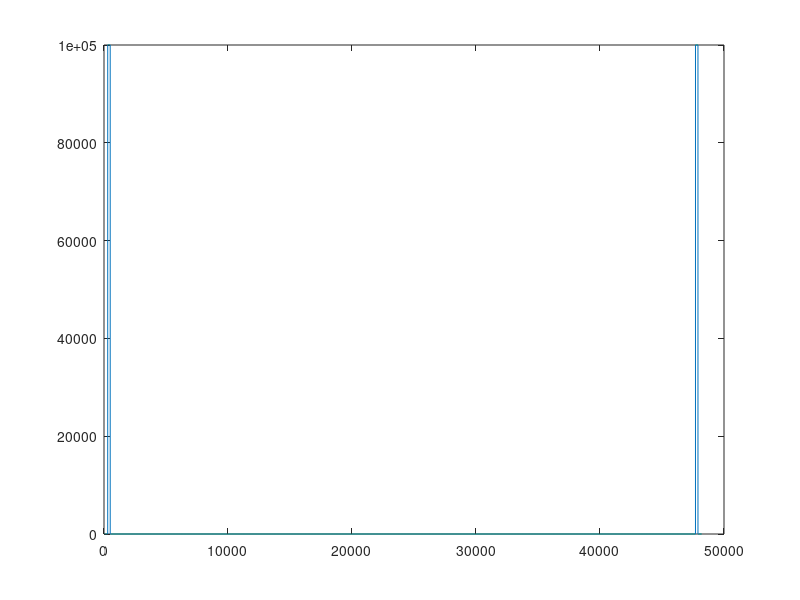
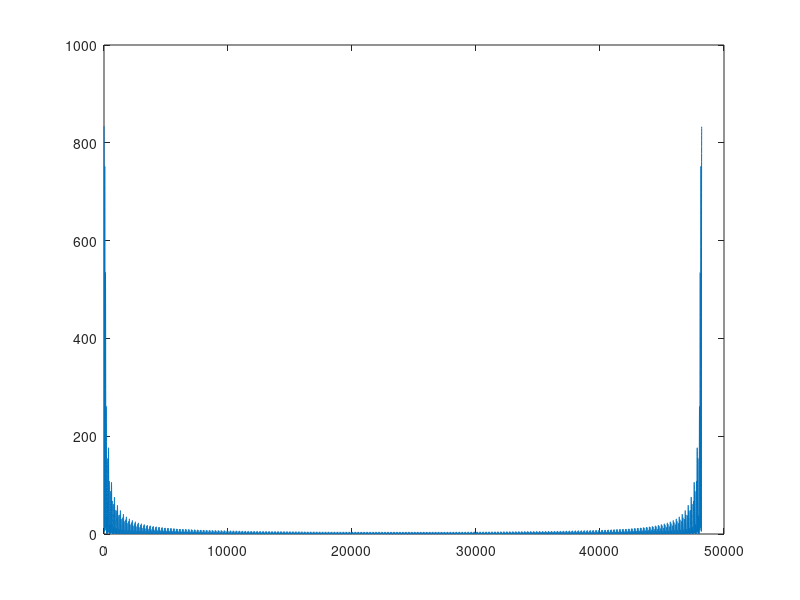

The MATLAB source for these figures, in order: (Note: this script raises an error after producing the figures.)
% f1 = 300; % space ship
% f2 = 10000;
f1 = 300; % guitar pros failing...
f2 = 500;
fs = 48000;
fmax = 10500;
n = fs / 2 + 100;
box = zeros(1, n*2);
freq = 3000; % 30 Hz sounds like a stuttering trumpet, 300Hz is a purring cat dove, and 3000Hz is an elephant

box(f1 : f2) = 100000;
box(n*2 - f2 : n*2 - f1) = 100000;

figure(2)
plot(box); 

box_ht = ifft(box);
figure(3)
plot(abs(box_ht))
sound(abs(box_ht))

[dove,Fs_dove] = audioread('dove.wav');
dove = dove(:,1); % mono channel
ir = box_ht.';
% z = zeros(10000000,1);
% ir = [box_ht.'; z];
if(length(dove) > length(box_ht))
    ir = [ir; zeros(length(dove) - length(box_ht), 1)];
else
    dove = [dove; zeros(length(box_ht) - length(dove), 1)];
end

Irjw = fft(ir(1 : length(dove)));
Dovejw = fft(dove);
aYjw = Irjw .* Dovejw;

figure(4);
plot(abs(aYjw));

yt_dove = ifft(aYjw);

sound(real(yt_dove), Fs_dove)
% Save result
% filename = 'dove_box_test.wav';
% audiowrite(filename,yt_dove,Fs_dove);
